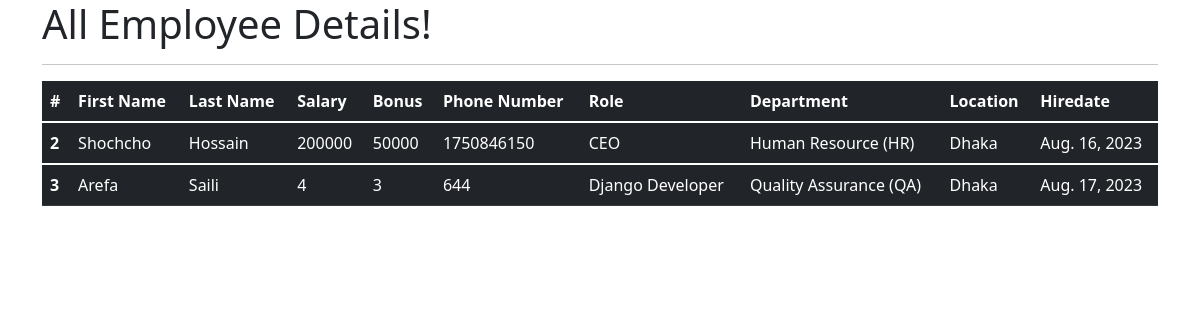
The page /view_all_emp on the database its author committed.
### emp_app/models.py (models this page shows, shortened)
class Employee(models.Model):
    first_name = models.CharField(max_length=100, null=False)
    last_name = models.CharField(max_length=100)
    dept = models.ForeignKey(Department, on_delete=models.CASCADE)
    salary = models.IntegerField(default=0)
    bonus = models.IntegerField(default=0)
    role = models.ForeignKey(Role, on_delete=models.CASCADE)
    phone = models.IntegerField(default=0)
    hire_date = models.DateField()
    def __str__(self):
        return "%s %s %s" %(self.first_name, self.last_name, self.phone)

class Role(models.Model):
    name = models.CharField(max_length=100, null=False)

class Department(models.Model):
    name = models.CharField(max_length=100,null=False)
    location = models.CharField(max_length=100)

### emp_app/views.py (the view)
# urls.py: path('view_all_emp', views.all_emp, name='view_all_emp'),
def all_emp(request):
    emps = Employee.objects.all()
    context = {
        'emps': emps
    }
    print(context)
    return render(request, 'view_all_emp.html', context)

### emp_app/templates/view_all_emp.html (shortened to what this page needs)
<!DOCTYPE html>
<html lang="en">
<head>
  <link href="https://cdn.jsdelivr.net/npm/bootstrap@5.1.3/dist/css/bootstrap.min.css" rel="stylesheet">
</head>
  <body>
  <div class="container">
          <h1>All Employee Details!</h1>
      <hr>
     <table class="table table-dark">
  <thead>
    <tr>
      <th scope="col">#</th>
      <th scope="col">First Name</th>
      <th scope="col">Last Name</th>
      <th scope="col">Salary</th>
      <th scope="col">Bonus</th>
      <th scope="col">Phone Number</th>
      <th scope="col">Role</th>
      <th scope="col">Department</th>
      <th scope="col">Location</th>
      <th scope="col">Hiredate</th>
    </tr>
  </thead>
         {% for emp in emps %}
  <tbody>
    <tr>
      <th scope="row">{{emp.id}}</th>
      <td>{{emp.first_name}}</td>
      <td>{{emp.last_name}}</td>
      <td>{{emp.salary}}</td>
      <td>{{emp.bonus}}</td>
      <td>{{emp.phone}}</td>
      <td>{{emp.role.name}}</td>
      <td>{{emp.dept.name}}</td>
      <td>{{emp.dept.location}}</td>
      <td>{{emp.hire_date}}</td>
    </tr>
  </tbody>
         {% endfor %}
</table>
  </div>
  </body>
</html>

### rows shown on the page
Employee: id "2", first_name "Shochcho", last_name "Hossain", salary "200000", bonus "50000", phone "1750846150", role.name "CEO", dept.name "Human Resource (HR)", dept.location "Dhaka", hire_date "Aug. 16, 2023"
Employee: id "3", first_name "Arefa", last_name "Saili", salary "4", bonus "3", phone "644", role.name "Django Developer", dept.name "Quality Assurance (QA)", dept.location "Dhaka", hire_date "Aug. 17, 2023"
